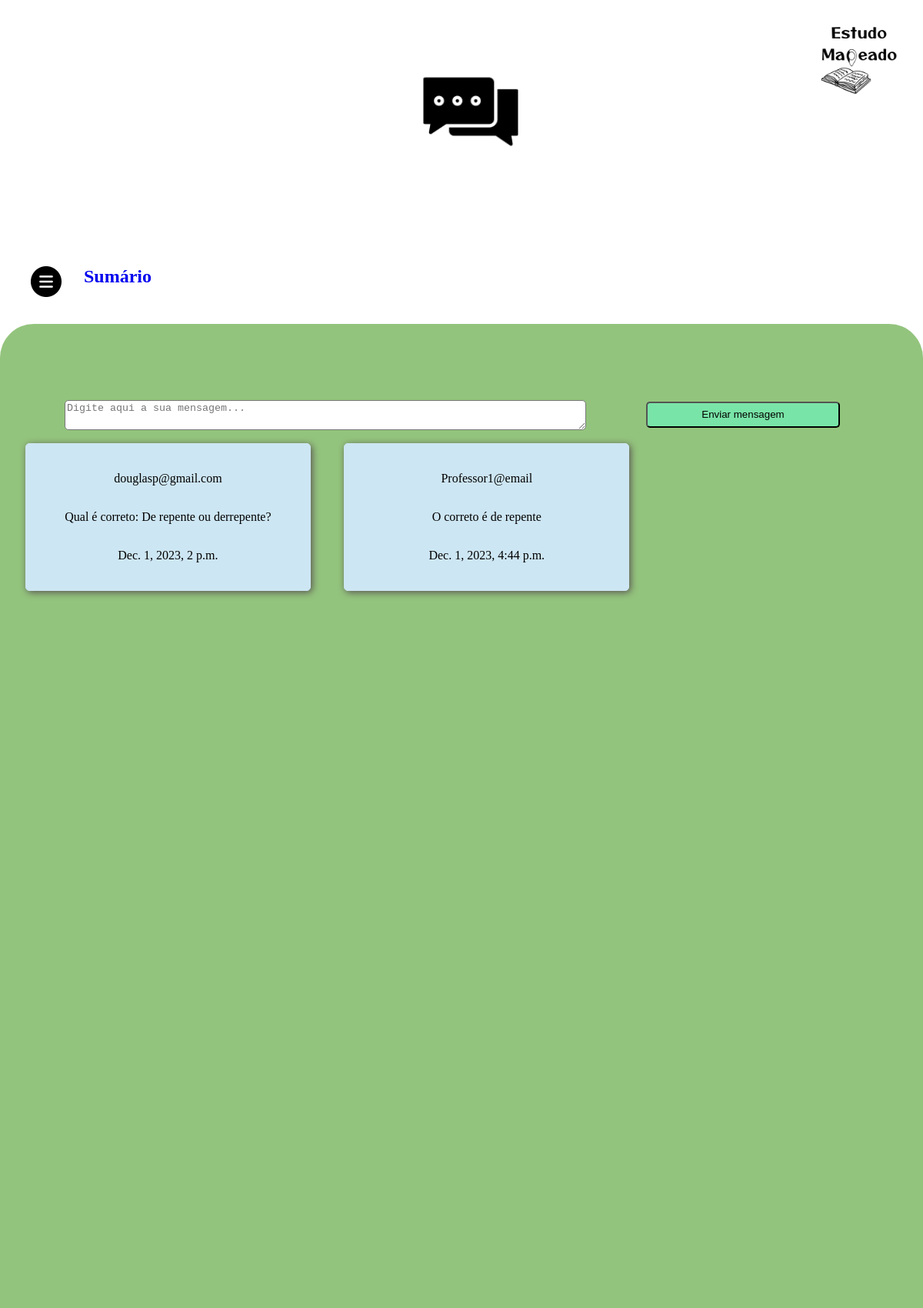
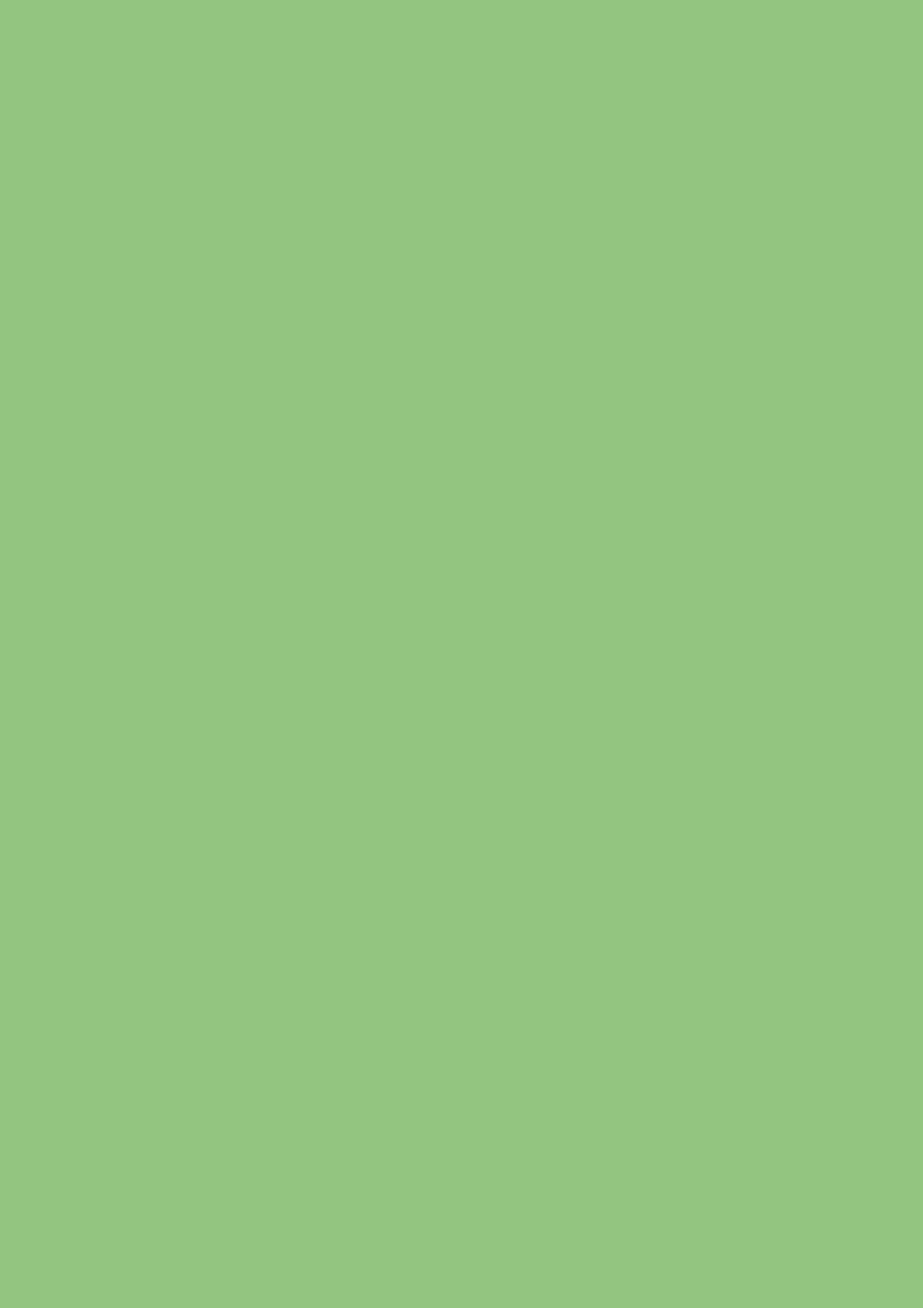
The app's page /forum/ (upper part) with its own data (2 pictures, top to bottom).
### telas/models.py (models this page shows)
class ForumMessage(models.Model):
    user = models.ForeignKey(User, on_delete=models.CASCADE)
    message = models.TextField()
    timestamp = models.DateTimeField(auto_now_add=True)

### telas/views.py (the view)
# urls.py: path('forum/', forum_view, name='forum_view'),
def forum_view(request):
    forum_messages = ForumMessage.objects.all()
    return render(request, 'forum_template.html', {'forum_messages': forum_messages})

### telas/context_processors.py (called while the page is built)
def group_check(request):
    return {
        'is_estudante': request.user.groups.filter(name='Estudante').exists(),
        'is_professor': request.user.groups.filter(name='Professor').exists()
    }

### telas/templates/forum_template.html (shortened to what this page needs)
{% load static %}
<!DOCTYPE html>
<html lang="en">
<head>
    <link rel="stylesheet" href="{% static 'forum.css' %}" />
</head>
<body>
    <b class="canal">Canal de comunicação</b>
    <img class="logo-icon" alt="" src="{% static 'logo@2x.png' %}" />
    <a href="{% url 'home' %}"><b class="sumrio">Sumário</b></a>
    <img class="image-20-icon" alt="" src="{% static 'image-20@2x.png' %}" />
    <img class="image-31-icon" alt="" src="{% static 'image 13.png' %}" />
    <div class="fundo_mensagens"></div>
    <section class="lista-de-cards">
        <form method="post" action="{% url 'forum_post' %}">
            <textarea class = 'texto' name="message" placeholder="Digite aqui a sua mensagem..."></textarea>
            <button class='botao' type="submit">Enviar mensagem</button>
        </form>
        {% for message in forum_messages %}
        <article class="card">
            <p>{{ message.user.username }}</p>
            <p>{{ message.message }}</p>
            <p>{{ message.timestamp }}</p>
        </article>
        {% endfor %}
    </section>
</body>
</html>

### staticpages/static/forum.css (style rules this page uses)
body { margin: 0; line-height: normal; }
:root { --font-kaisei-opti: "Kaisei Opti"; --font-size-mini: 0.94rem; --font-size-xl: 1.25rem; --cinzaroxo: #8f99bb; --color-black: #000; --verde: #93c47d; --color-gray: rgba(0, 0, 0, 0.28); --color-dimgray: #5a5353; --amarelo: #fadfac; --azulroxoclaro: #cde6f3; --color-shadow: #9ea9cc; --br-8xl: 27px; --br-2xl: 21px; }
.logo-icon { position: absolute; top: 2rem; left: 93%; width: 8.5%; transform: translateX(-50%); object-fit: cover; }
.canal { position: absolute; display: inline-block; top: 33%; left: 44%; font-size: 2.3rem; text-decoration: underline; text-align: center; width: 11rem; height: 3.63rem; }
.sumrio { position: absolute; display: inline-block; top: 21.63rem; left: 6.81rem; font-size: 1.5rem; width: 16.38rem; height: 1.31rem; }
.image-20-icon, .image-31-icon { position: absolute; top: 21.63rem; left: 2.5rem; width: 2.5rem; height: 2.5rem; object-fit: cover; }
.image-31-icon { position: absolute; top: 9rem; left: 51%; transform: translate(-50%, -50%); width: 7.69rem; height: 7.63rem; }
.fundo_mensagens { position: absolute; top: 26.31rem; left: 0; border-radius: 44px; background-color: var(--verde); width: 100%; height: 500%; overflow: hidden; z-index: 1; }
.lista-de-cards { display: flex; flex-wrap: wrap; max-width: 70%; margin: 35rem auto 0; justify-content: space-around; align-items: center; position: relative; left: -15%; z-index: 2; }
.card { flex: 0 0 calc(48% - 2rem); border: 1px solid var(--azulroxoclaro); background-color: var(--azulroxoclaro); border-radius: 5px; box-shadow: 2px 2px 10px var(--color-dimgray); margin: 1rem; padding: 1.25rem; width: 200%; box-sizing: border-box; display: flex; flex-direction: column; align-items: center; text-align: center; }
.botao { position: absolute; background-color: rgb(121, 228, 167); border-radius: 5px; width: 30%; height: 15%; left: 100%; top: -17% }
.texto { position: absolute; border-radius: 5px; width: 80%; height: 15%; left: 10%; top: -18% }

### records on screen
ForumMessage: user.username "douglasp@gmail.com", message "Qual é correto: De repente ou derrepente?", timestamp "Dec. 1, 2023, 2 p.m."
ForumMessage: user.username "Professor1@email", message "O correto é de repente", timestamp "Dec. 1, 2023, 4:44 p.m."
